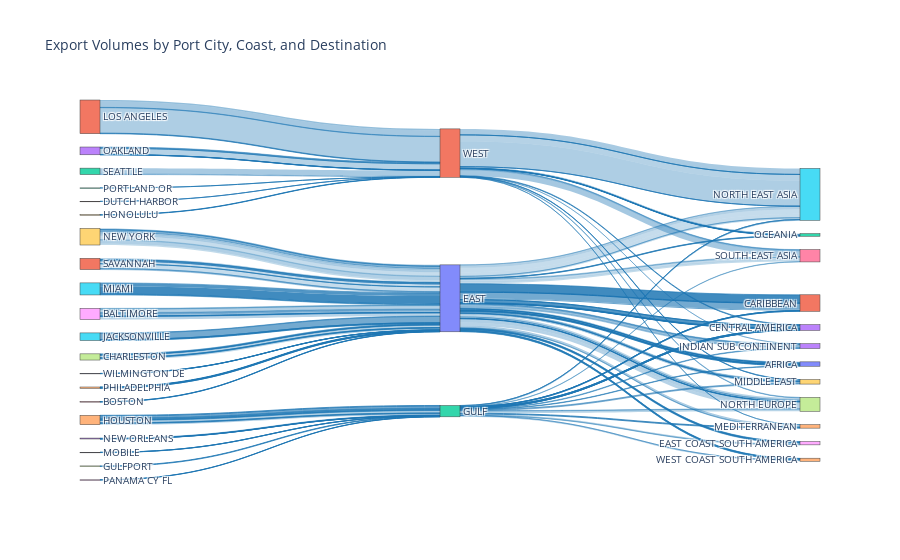

Write notebook code for a chart like this one.
### Code cell
#create data for sankey
df = (
    main_lf
    #.filter(pl.col('year')==2023)
    .filter(pl.col('coast_region')!='CARIBBEAN')
    .group_by('lane_id', 'month', 'origin_port_group', 'coast_region', 'dest_region')
    .agg(pl.col('teus').sum())
    .join(
        lanepanel_lf.select('lane_id','month','hhi_lane')
        #normalize hii
        .with_columns(pl.col('hhi_lane')/10000),
        on=['lane_id', 'month'], how='left'
    )
    .group_by('origin_port_group', 'coast_region', 'dest_region')
    .agg(
        teus = pl.col('teus').sum(),
        hhi = pl.col('hhi_lane').mean()
    )
    .collect()
    .to_pandas()
)


# Extract unique labels
labels = list(pd.concat([df['origin_port_group'], df['coast_region'], df['dest_region']]).unique())

# Map labels to indices
label_to_index = {label: i for i, label in enumerate(labels)}

# Create links for origin_port_group -> coast_region
source_1 = [label_to_index[origin] for origin in df['origin_port_group']]
target_1 = [label_to_index[coast] for coast in df['coast_region']]
value_1 = df['teus']
color_1 = [f'rgba(31, 119, 180, {hhi})' for hhi in df['hhi']]

# Create links for coast_region -> dest_region
source_2 = [label_to_index[coast] for coast in df['coast_region']]
target_2 = [label_to_index[dest] for dest in df['dest_region']]
value_2 = df['teus']
color_2 = [f'rgba(31, 119, 180, {hhi})' for hhi in df['hhi']]

# Combine all sources, targets, values, and colors
all_sources = source_1 + source_2
all_targets = target_1 + target_2
all_values = list(value_1) + list(value_2)
all_colors = color_1 + color_2

# Create the figure
fig = go.Figure(go.Sankey(
    node=dict(label=labels),
    link=dict(
        source=all_sources,
        target=all_targets,
        value=all_values,
        color=all_colors
    )
))

# Update layout
fig.update_layout(title_text="Export Volumes by Port City, Coast, and Destination", font_size=10)

# Show the plot
fig.show()

### Figure 1 — Plotly figure (JSON) as saved in the notebook; plotly's stock layout.template omitted (floating-point values rounded to 4 significant figures; data arrays with more than 128 entries replaced by an {"elided": "..."} marker saying what was removed)
{"data": [{"link": {"color": {"elided": "192 str values"}, "source": {"elided": "192 int values"}, "target": {"elided": "192 int values"}, "value": {"elided": "192 float values"}}, "node": {"label": ["WILMINGTON DE", "SAVANNAH", "SEATTLE", "OAKLAND", "HOUSTON", "MIAMI", "BOSTON", "CHARLESTON", "BALTIMORE", "NEW YORK", "MOBILE", "LOS ANGELES", "PORTLAND OR", "NEW ORLEANS", "PHILADELPHIA", "JACKSONVILLE", "DUTCH HARBOR", "GULFPORT", "PANAMA CY FL", "HONOLULU", "EAST", "WEST", "GULF", "CENTRAL AMERICA", "MEDITERRANEAN", "NORTH EAST ASIA", "SOUTH EAST ASIA", "NORTH EUROPE", "EAST COAST SOUTH AMERICA", "MIDDLE EAST", "AFRICA", "CARIBBEAN", "OCEANIA", "INDIAN SUB CONTINENT", "WEST COAST SOUTH AMERICA"]}, "type": "sankey"}], "layout": {"font": {"size": 10}, "title": {"text": "Export Volumes by Port City, Coast, and Destination"}}}
